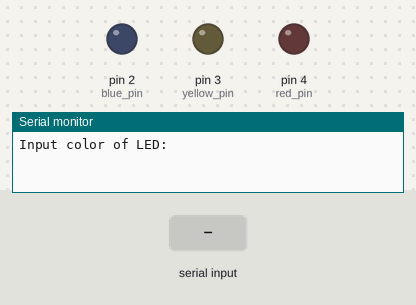
Bench run of a sketch on a simulated Arduino Uno, built with avr-gcc and run on an emulated ATmega328P. On the bench: output pins drawn as LEDs (lit = HIGH), the last lines printed to the serial monitor. The inputs (shaded band) are chosen by the test bench.

Above: at 1.2 s.
1.3 s: "red" received over Serial
At 2.0 s:
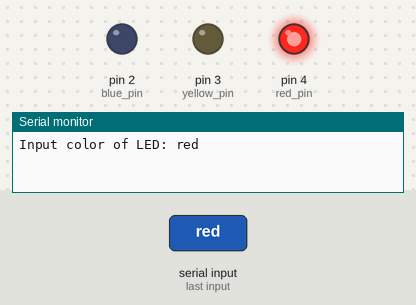
2.8 s: "yellow" received over Serial
At 3.4 s:
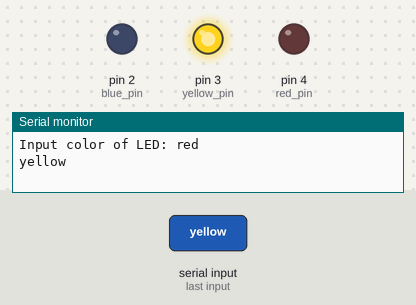
4.3 s: "blue" received over Serial
At 5.6 s:
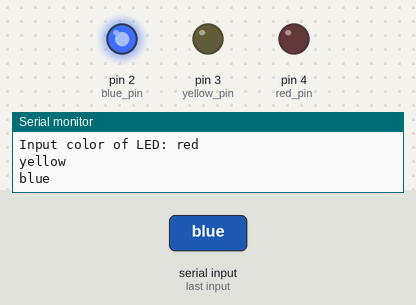
Timing chart, 0 to 7.3 s (numbered marks = the images above; inputs shaded):
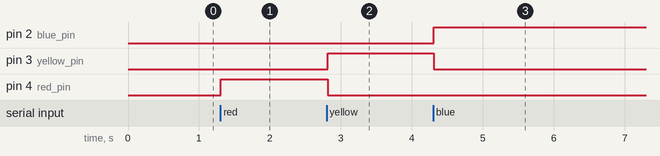

The sketch:

sketch_sep21a_copy_20250921131140.ino
```cpp
const int blue_pin = 2;
const int yellow_pin = 3;
const int red_pin = 4;
String user_in = "";

void setup() {
  pinMode(blue_pin, OUTPUT);
  pinMode(yellow_pin, OUTPUT);
  pinMode(red_pin, OUTPUT);

  Serial.begin(9600);
  Serial.print("Input color of LED: ");
}

void loop() {
  if (Serial.available() > 0)
  {
    user_in = "";
    while (Serial.available() > 0)
    {
      user_in += char(Serial.read());
      delay(2);
    }
    Serial.println(user_in);
  }

  if (user_in == "red")
  {
    digitalWrite(red_pin, HIGH);
    digitalWrite(blue_pin, LOW);
    digitalWrite(yellow_pin, LOW);
  } else if (user_in == "yellow")
  {
    digitalWrite(yellow_pin, HIGH);
    digitalWrite(blue_pin, LOW);
    digitalWrite(red_pin, LOW);
  } else if (user_in == "blue")
  {
    digitalWrite(blue_pin, HIGH);
    digitalWrite(yellow_pin, LOW);
    digitalWrite(red_pin, LOW);
  } else
  {
    digitalWrite(blue_pin, LOW);
    digitalWrite(yellow_pin, LOW);
    digitalWrite(red_pin, LOW);
  }

}
```

Measured:
- after the input at 1.3 s, pin 4 (red_pin): LOW → HIGH at once
- after the input at 2.8 s, pin 3 (yellow_pin): LOW → HIGH at once; pin 4 (red_pin): HIGH → LOW at once
- after the input at 4.3 s, pin 2 (blue_pin): LOW → HIGH at once; pin 3 (yellow_pin): HIGH → LOW at once
